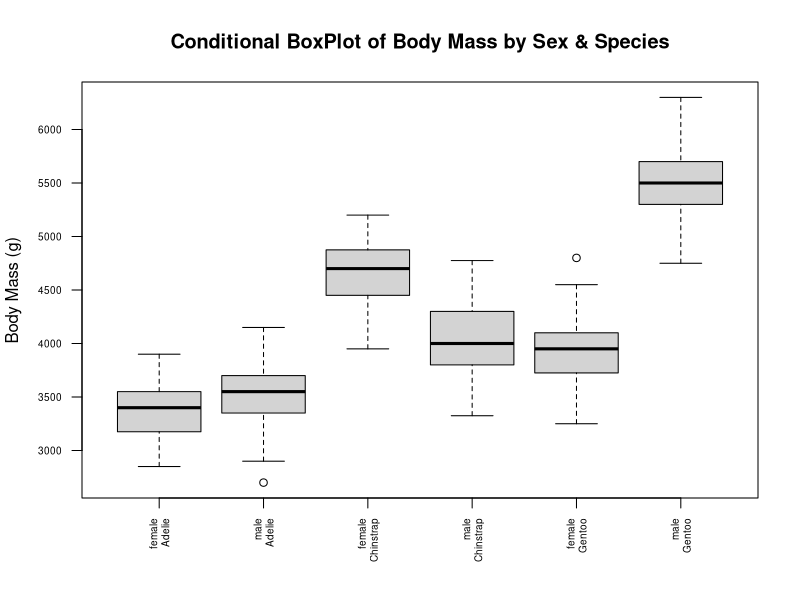

Here is the R script that generated this plot:
##1-3
require(palmerpenguins)
boxplot(
  body_mass_g ~ species + sex + species:sex, data = penguins, 
  main = "Conditional BoxPlot of Body Mass by Sex & Species",
  xlab = "", ylab = "Body Mass (g)", names = c("female\nAdelie", "male\nAdelie", "female\nChinstrap", "male\nChinstrap", "female\nGentoo", "male\nGentoo"),
  las = 2, cex.axis = 0.6)
##4-7
fit_both = lm(body_mass_g ~ sex*species, data = penguins)
summary(fit_both)
##8
dat_chin = subset(penguins, species == "Chinstrap")
t.test(subset(dat_chin, sex == "female")$body_mass_g)
